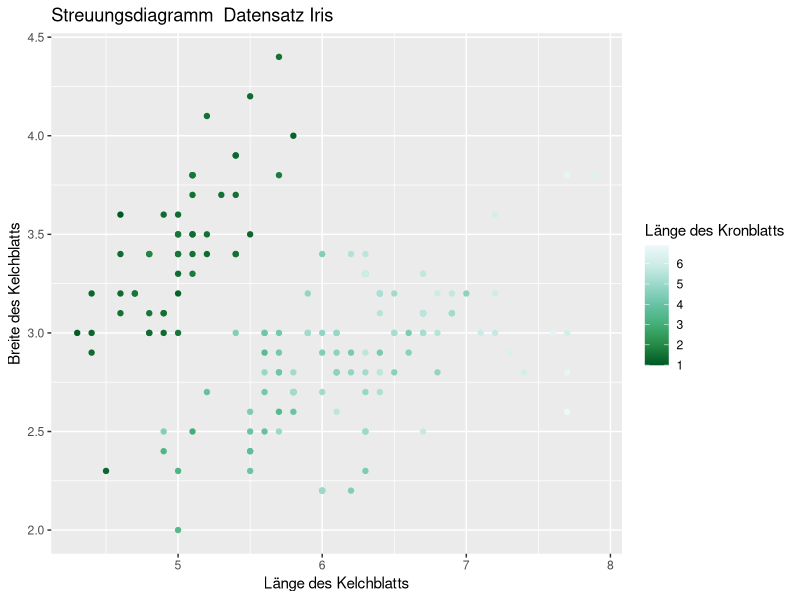
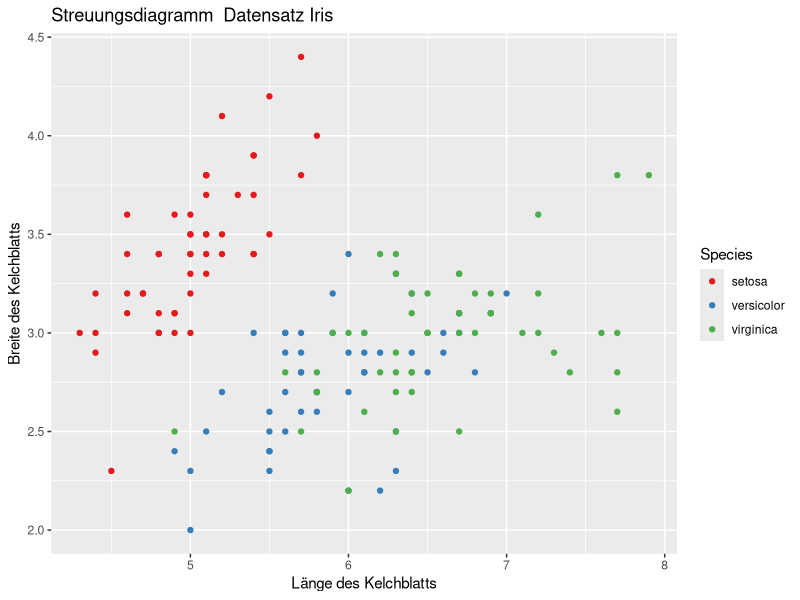
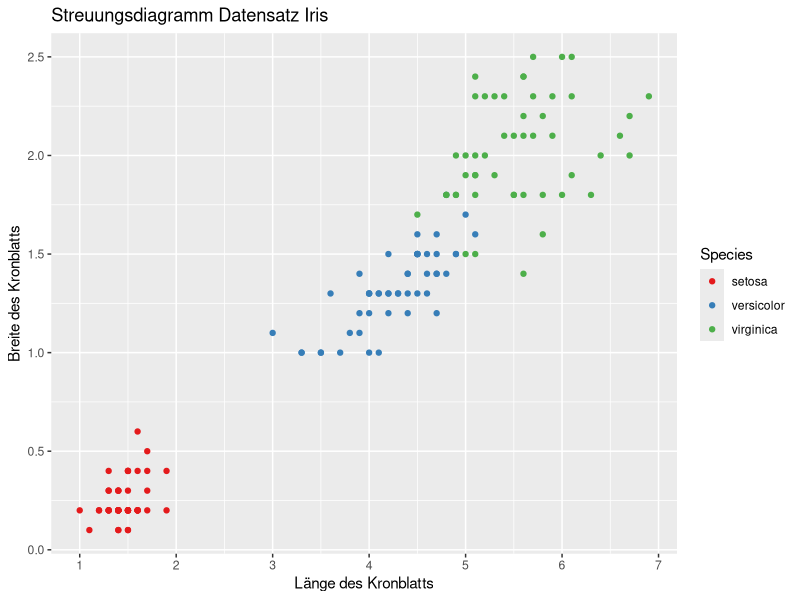
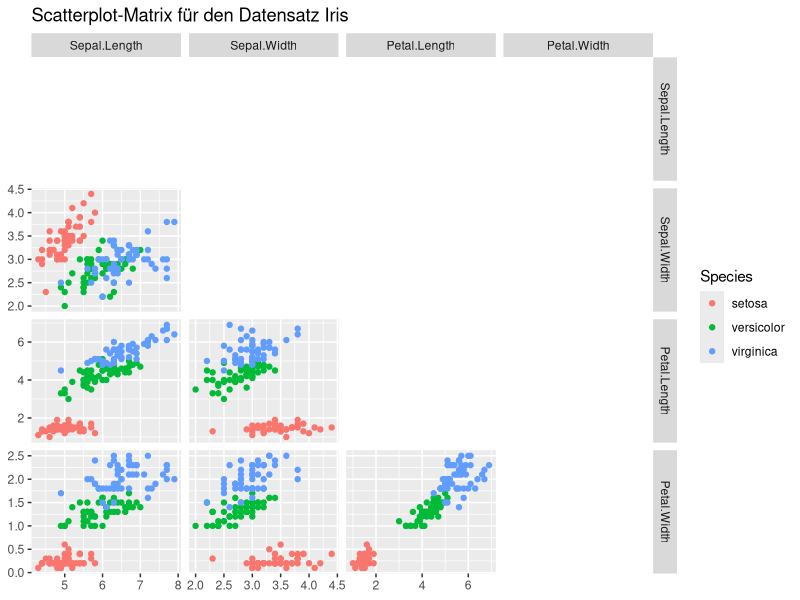
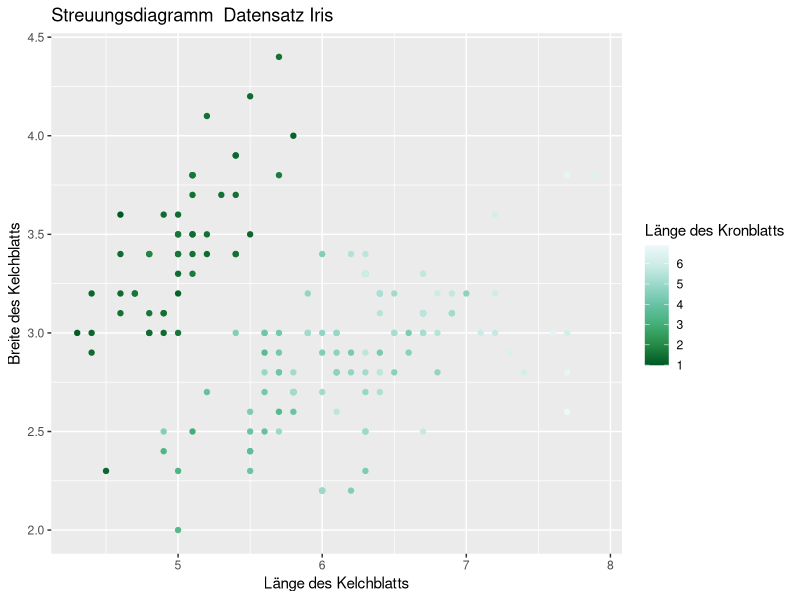
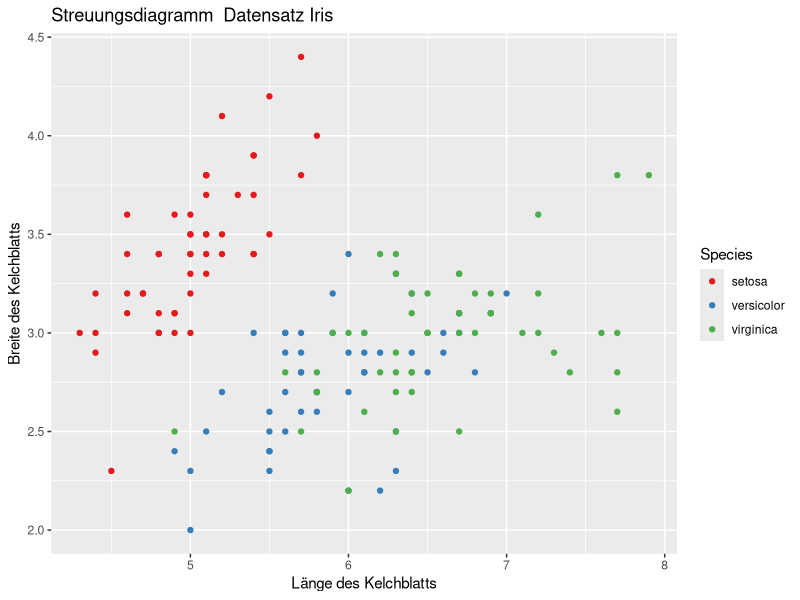
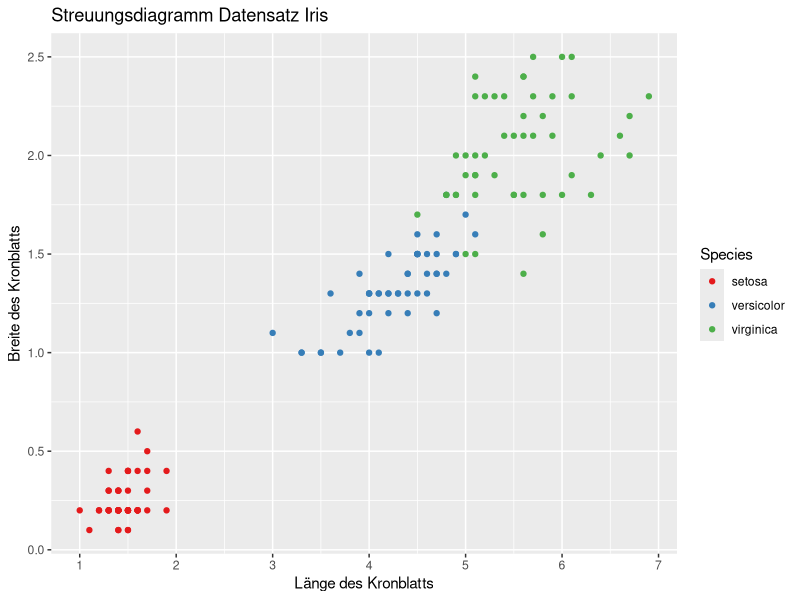

Reproduce these figures in R, in order. (Note: this script raises an error after producing the figures.)
## ---- chunk 1
knitr::opts_chunk$set(echo = TRUE)
library(knitr)
library(kableExtra)

suppressPackageStartupMessages(library(dplyr))
library(tidyverse)
library(GGally)

library(viridis)

library(RColorBrewer)
myPalette <- brewer.pal(8, "Set2")
library(MASS)
# Ausgabe von double-Werte mit  zwei Stellen hinter dem Komma
options(digits=3)
## ---- chunk 2
iris$Species <- as_factor(iris$Species)

irisValues <- iris[,-5]
## ---- chunk 3
kable(head(iris), align="l",
      caption="Tabelle 1: Die ersten Werte im Datensatz Iris") %>%
      kable_styling(bootstrap_options = c("striped", "condensed"), 
                full_width = T, 
                position = "center")
## ---- chunk 4
ggplot(iris) + 
  geom_point(mapping=aes(x = Sepal.Length, 
                         y = Sepal.Width, 
                         color = Petal.Length)) +
  scale_x_continuous(breaks = seq(0.0, 8.0)) + 
  scale_color_distiller(palette="BuGn") +
  labs(
         title="Streuungsdiagramm  Datensatz Iris",
         x = "Länge des Kelchblatts",
         y = "Breite des Kelchblatts",
         color = "Länge des Kronblatts"
  ) 

ggsave(filename="irisScatterSepalPetal.png",
       plot=last_plot(), 
       device="png",
       path="images/", 
       width=16, 
       height=9, 
       units="cm")
## ---- chunk 5
ggplot(iris) + 
  geom_point(mapping=aes(x = Sepal.Length, 
                         y = Sepal.Width, 
                         color = Species)) +
  scale_x_continuous(breaks = seq(0.0, 8.0)) + 
  scale_color_brewer(palette = "Set1") +
  labs(
         title="Streuungsdiagramm  Datensatz Iris",
         x = "Länge des Kelchblatts",
         y = "Breite des Kelchblatts"
  ) 

ggsave(filename="irisScatterSepal.png",
       plot=last_plot(), 
       device="png",
       path="images/", 
       width=16, 
       height=9, 
       units="cm")
## ---- chunk 6
ggplot(iris) + 
  geom_point(mapping=aes(x = Petal.Length, 
                         y = Petal.Width, 
                         color = Species)) +
  scale_x_continuous(breaks = seq(0.0, 8.0)) + 
  scale_color_brewer(palette = "Set1") +
  labs(
         title="Streuungsdiagramm Datensatz Iris",
         x = "Länge des Kronblatts",
         y = "Breite des Kronblatts"         
  ) 

ggsave(filename="irisScatterPetal.png",
       plot=last_plot(), 
       device="png",
       path="images/", 
       width=16, 
       height=9, 
       units="cm")
## ---- chunk 7
ggpairs(iris,
         columns=1:4,
         title="Scatterplot-Matrix für den Datensatz Iris",
         aes(color = Species),
         legend = c(2,1),
         diag = "blank",
         upper = "blank")
## ---- chunk 8
petal.Plot +
  geom_vline(xintercept=2.5, color="red")

ggsave(filename="irisScatterPetalab.png", plot=last_plot(), 
       device="png",
       path="images/", 
       width=16, 
       height=9, 
       units="cm")
      
## ---- chunk 9
petal.Plot +
  geom_vline(xintercept=2.5, color="red") +
  geom_vline(xintercept=4.8, color="green")

ggsave(filename="irisScatterPetalab2.png", plot=last_plot(), 
       device="png",
       path="images/", 
       width=16, 
       height=9, 
       units="cm")
## ---- chunk 10
classifier <- function(i, barrier.Setosa = 2.5, barrier.Virginica = 4.8) {
  
  if (iris[i, 3] <= barrier.Setosa) {
    return("setosa")
  }
  else if (iris[i, 3] <= barrier.Virginica) {
    return("versicolor")
  }
  else
    return("virginica")
}

checkPrediction <- function(i, prediction) {
  if (prediction == iris[i, 5]) {
    print("Vorhersage korrekt!")
    }
  else {
    print("Vorhersage falsch!")
  }  
}
## ---- chunk 11
i <- 2
predict <- classifier(i)
checkPrediction(i, predict)
## ---- chunk 12
i <- 55
predict <- classifier(i)
checkPrediction(i, predict)
## ---- chunk 13
predictions <- seq(1, 150) %>%
  map_chr(classifier)

correct <- c(rep("setosa", 50), rep("versicolor", 50), rep("virginica", 50))

confusion <- table(correct, predictions)
confusion
## ---- chunk 14
naiveError <- mean(correct != predictions)
## ---- chunk 15
# Geänderte Reihenfolge auf der y-Achse
# quelle: https://stackoverflow.com/questions/
# 12774210/how-do-you-specifically-order-ggplot2-x-axis-instead-of-alphabetical-order
level_order <- c("virginica", "versicolor", "setosa")

confusion %>%
  as_tibble() %>%
  ggplot() + 
  geom_tile(mapping=aes(x=correct, 
                        y=factor(predictions, level=level_order), 
                        fill=n)) + 
  scale_fill_distiller(palette="Greens", 
                       guide="legend",
                       limits = c(0, 50), 
                       direction=1) +
  guides(fill=guide_legend(title="Übereinstimmungen")) +
  labs(
    title="Heatmap für die naive Klassifizierung im Datensatz Iris", 
    x="Korrekte Spezies", 
    y="Vorhersage"
  ) 
## ---- chunk 16
confusion %>%
  as_tibble() %>%
  ggplot() + 
  geom_tile(mapping=aes(x=correct, 
                        y=factor(predictions, level=level_order), 
                        fill=n)) + 
  scale_fill_distiller(palette="Greens", 
                       guide="legend",
                       limits = c(0, 50), 
                       direction=1) +
  scale_y_discrete(breaks = c("virginica", "versicolor", "setosa")) +
  guides(fill=guide_legend(title="Übereinstimmungen")) +
  labs(
    title="Heatmap für die naive Klassifizierung im Datensatz Iris", 
    x="Korrekte Spezies", 
    y="Vorhersage"
  ) 


ggsave(filename="irisNaiveHeat.png", plot=last_plot(), 
       device="png",
       path="images/", 
       width=16, height=9, units="cm")
## ---- chunk 17
library(class)
train.n <- 40
set.seed(42)
setosa.ran <- sample(1:50, train.n)
versicolor.ran <- setosa.ran + 50
virginica.ran <- setosa.ran + 100

train.set <- c(setosa.ran, versicolor.ran, virginica.ran)
train <- iris[train.set, 1:4]
# Wir benötigen die Spezies der Trainingsmenge als Vektor
train.species <- iris[train.set, 5]

test <- iris[-train.set,1:4]
# Wir speichern auch die korrekten Spezies unserer Testmenge
# für die Berechnung des Testfehlers
correct <- iris[-train.set, 5]

k <- 5
predictions <- knn(train, test, train.species, k)

confusion <- table(correct, predictions)
confusion

testError <- mean(correct != predictions)

confusion %>%
  as_tibble() %>%
  ggplot() + 
  geom_tile(mapping=aes(x=correct, 
                        y=factor(predictions, level=level_order),  
                        fill=n)) + 
  scale_fill_distiller(palette="Greens", 
                       guide="legend",
                       limits = c(0, 10), 
                       direction=1) +
  guides(fill=guide_legend(title="Übereinstimmungen")) +
  labs(
    title="Heatmap für die knn-Klassifizierung im Datensatz Iris", 
    subtitle="k = 5",
    x="Korrekte Spezies", 
    y="Vorhersage"
  ) 


ggsave(filename="irisknnHeat.png", plot=last_plot(), 
       device="png",
       path="images/", 
       width=16, height=9, units="cm")
## ---- chunk 18
k <- 3

predictions <- knn(train, test, train.species, k)

confusion <- table(correct, predictions)
confusion

testError.3 <- mean(correct != predictions)

confusion %>%
  as_tibble() %>%
  ggplot() + 
  geom_tile(mapping=aes(x=correct, 
                        y=factor(predictions, level=level_order), 
                        fill=n)) + 
  scale_fill_distiller(palette="Greens", 
                       guide="legend",
                       limits = c(0, 10), 
                       direction=1) +
  guides(fill=guide_legend(title="Übereinstimmungen")) +
  labs(
    title="Heatmap für die knn-Klassifizierung im Datensatz Iris", 
    subtitle="k = 3",
    x="Korrekte Spezies", 
    y="Vorhersage"
  ) 

ggsave(filename="irisknnHeat3.png", plot=last_plot(), 
       device="png",
       path="images/", 
       width=16, height=9, units="cm")

k <- 13

predictions <- knn(train, test, train.species, k)

confusion <- table(correct, predictions)
confusion

testError.13 <- mean(correct != predictions)

confusion %>%
  as_tibble() %>%
  ggplot() + 
  geom_tile(mapping=aes(x=correct, 
                        y=factor(predictions, level=level_order), 
                        fill=n)) + 
  scale_fill_distiller(palette="Greens", 
                       guide="legend",
                       limits = c(0, 10), 
                       direction=1) +
  guides(fill=guide_legend(title="Übereinstimmungen")) +
  labs(
    title="Heatmap für die knn-Klassifizierung im Datensatz Iris", 
    subtitle="k = 13",
    x="Korrekte Spezies", 
    y="Vorhersage"
  ) 

ggsave(filename="irisknnHeat13.png", plot=last_plot(), 
       device="png",
       path="images/", 
       width=16, height=9, units="cm")
## ---- chunk 19
ggplot(test) + 
  geom_point(mapping=aes(x = Petal.Length, y = Petal.Width, color = correct)) +
  scale_x_continuous(breaks = seq(0.0, 8.0)) + 
  scale_color_brewer(palette = "Set1") +
  guides(color=guide_legend(title="Korrekt")) +  
  labs(
         title="Streuungsdiagramm der Testmenge",
         x = "Länge des Kronblatts",
         y = "Breite des Kronblatts"         
  ) 

ggsave(filename="irisScatterPetalCorrect.png", plot=last_plot(), 
       device="png",
       path="images/", 
       width=16, 
       height=9, 
       units="cm")

ggplot(test) + 
  geom_point(mapping=aes(x = Petal.Length, y = Petal.Width, color = predictions)) +
  scale_x_continuous(breaks = seq(0.0, 8.0)) + 
  scale_color_brewer(palette = "Set1") +
  guides(color=guide_legend(title="Vorhersage")) +  
  labs(
         title="Streuungsdiagramm der Testmenge",
         x = "Länge des Kronblatts",
         y = "Breite des Kronblatts"         
  ) 

ggsave(filename="irisScatterPetalPred.png", plot=last_plot(), 
       device="png",
       path="images/", 
       width=16, 
       height=9, 
       units="cm")
## ---- chunk 20
library(rpart)
set.seed(42)

# Wir benötigen die Spalte 5 für glm
train <- iris[train.set,]

test <- iris[-train.set,]

dtree <- rpart(Species ~ Sepal.Length+Sepal.Width+Petal.Length+Petal.Width, 
    data = train,
    method = "class",
    parms=list(split="information")
)

dtree$cptable

plotcp(dtree)

dtree.pruned <- prune(dtree, cp = 0.01)

predictions <- predict(dtree.pruned, test, type="class")
confusion <- table(correct, predictions)

confusion

testError <- mean(correct != predictions)

confusion %>%
  as_tibble() %>%
  ggplot() + 
  geom_tile(mapping=aes(x=correct, 
                        y=factor(predictions, level=level_order), 
                        fill=n)) + 
  scale_fill_distiller(palette="Greens", 
                       guide="legend",
                       limits = c(0, 10), 
                       direction=1) +
  guides(fill=guide_legend(title="Übereinstimmungen")) +
  labs(
    title="Heatmap für die Entscheidungsbaum-Klassifizierung im Datensatz Iris", 
    x="Korrekte Spezies", 
    y="Vorhersage"
  ) 
## ---- chunk 21
library(randomForest)

set.seed(42)
fit.forest <- randomForest(Species ~ Sepal.Length+Sepal.Width+Petal.Length+Petal.Width, 
    data = train,
    na.action = na.roughfix,
    importance = TRUE
)

predictions <- predict(fit.forest, test)
confusion <- table(correct, predictions)

confusion

testError <- mean(correct != predictions)

confusion %>%
  as_tibble() %>%
  ggplot() + 
  geom_tile(mapping=aes(x=correct, 
                        y=factor(predictions, level=level_order), 
                        fill=n)) + 
  scale_fill_distiller(palette="Greens", 
                       guide="legend",
                       limits = c(0, 10), 
                       direction=1) +
  guides(fill=guide_legend(title="Übereinstimmungen")) +
  labs(
    title="Heatmap für die Random Forest-Klassifizierung im Datensatz Iris", 
    x="Korrekte Spezies", 
    y="Vorhersage"
  ) 

ggsave(filename="irisranForHeat.png", plot=last_plot(), 
       device="png",
       path="images/", 
       width=16, height=9, units="cm")
## ---- chunk 22
library(e1071)

set.seed(42)
svm.fit <- svm(Species ~ Sepal.Length+Sepal.Width+Petal.Length+Petal.Width, 
    data = train)

predictions <- predict(fit.forest, test)
confusion <- table(correct, predictions)

confusion

testError <- mean(correct != predictions)

confusion %>%
  as_tibble() %>%
  ggplot() + 
  geom_tile(mapping=aes(x=correct, 
                        y=factor(predictions, level=level_order), 
                        fill=n)) + 
  scale_fill_distiller(palette="Greens", 
                       guide="legend",
                       limits = c(0, 10), 
                       direction=1) +
  guides(fill=guide_legend(title="Übereinstimmungen")) +
  labs(
    title="Heatmap für die SVM-Klassifizierung im Datensatz Iris", 
    x="Korrekte Spezies", 
    y="Vorhersage"
  ) 

ggsave(filename="irisSVMHeat.png", plot=last_plot(), 
       device="png",
       path="images/", 
       width=16, height=9, units="cm")
## ---- chunk 23
iris2 <- iris[,-5]
iris.cluster <- kmeans(iris2, 3, nstart=20)

table(iris.cluster$cluster)
iris.cluster$centers

table(iris[,5], iris.cluster$cluster)
## ---- chunk 24
cluster.factor <- factor(iris.cluster$cluster)
ggplot(iris) + 
  geom_point(mapping=aes(x = Petal.Length, 
                         y = Petal.Width, 
                         color = cluster.factor)) +
  scale_x_continuous(breaks = seq(0.0, 8.0)) + 
  scale_color_brewer(palette="Set1",
                     guide="legend") +
  guides(color=guide_legend(title="Cluster")) +  
  labs(
         title="Datensatz Iris - K-Means (k=3)",
         x = "Länge des Kronblatts",
         y = "Breite des Kronblatts"
  ) 

ggsave(filename="irisKMScatter.png", plot=last_plot(), 
       device="png",
       path="images/", 
       width=16, height=9, units="cm")
